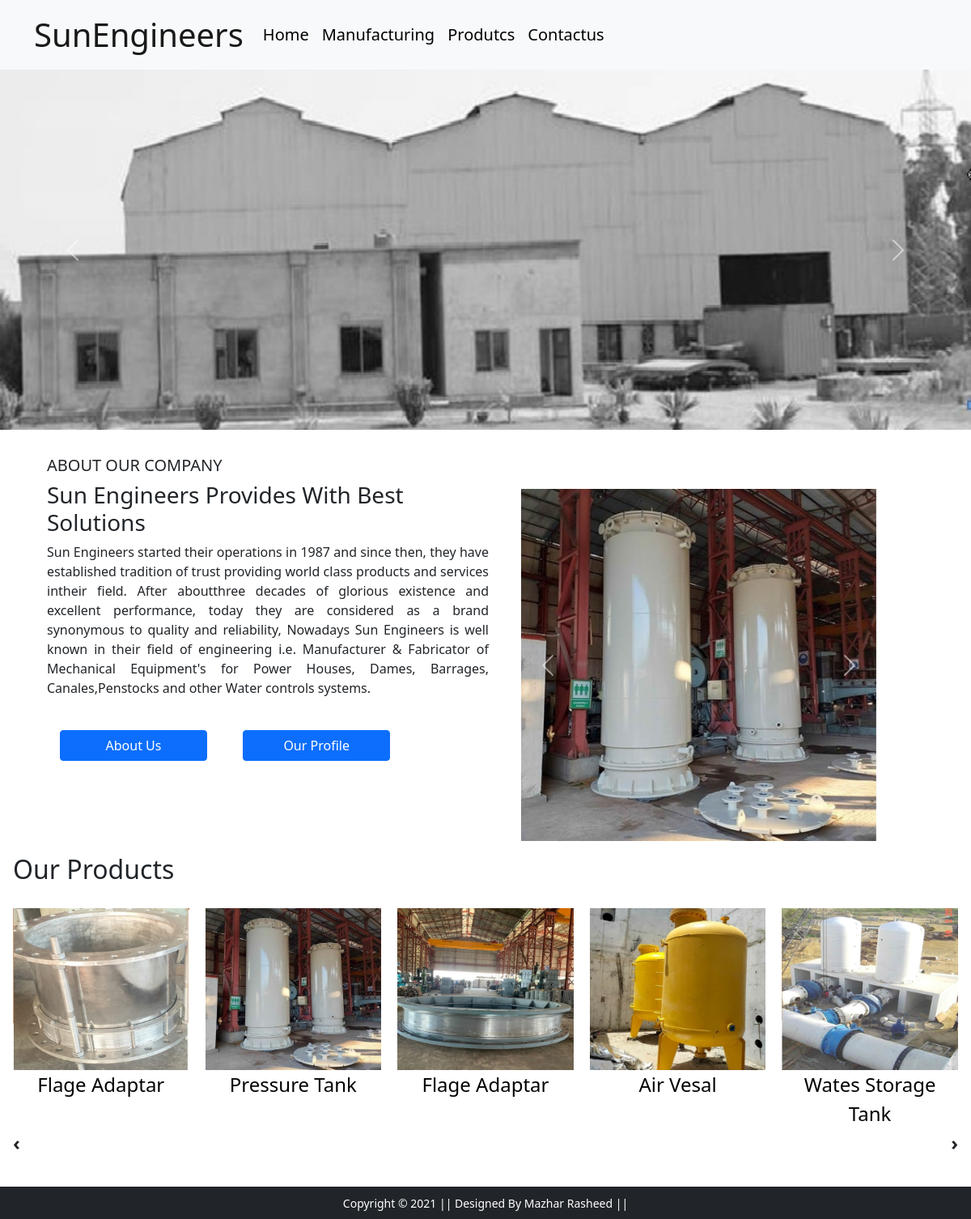
The page / on the database its author committed.
### home/models/products.py (models this page shows, shortened)
class Products(models.Model):
    id=models.AutoField(primary_key=True)
    product_name=models.CharField(max_length=50)
    pro_des=models.CharField(max_length=250 ,default="")
    pro_price=models.IntegerField(default=0)
    pro_img=models.ImageField(upload_to="uploaded/products/")
    category=models.ForeignKey(to=Category,on_delete=models.RESTRICT,)
    @staticmethod
    def get_all_produts():
        return Products.objects.all()

### home/views/home.py (the view)
# urls.py: path('',            Index.as_view(),                        name='homepage'),
class Index(View):
   def get(self,request):
      products=None
      categoryID=(request.GET.get('category'))
      if categoryID:
         products=Products.get_all_produts_by_categoryid(categoryID)
      else:
            products=Products.get_all_produts()
      data={'products':products}
      return render(request,"index.html",data)

### templates/index.html (shortened to what this page needs)
{% extends "base.html" %}
{% load static %}
{% block banner_slider %}
<div id="carouselExampleControls" class="carousel slide" data-bs-ride="carousel">
  <div class="carousel-inner">
    <div class="carousel-item active">
      <img src="{% static 'app/images/banner/b8.jpg' %}" class="d-block w-100" alt="...">
    </div>
  </div>
  <a class="carousel-control-prev" href="#carouselExampleControls" role="button" data-bs-slide="prev">
    <span class="carousel-control-prev-icon" aria-hidden="true"></span>
  </a>
  <a class="carousel-control-next" href="#carouselExampleControls" role="button" data-bs-slide="next">
    <span class="carousel-control-next-icon" aria-hidden="true"></span>
  </a>
</div>
{% endblock banner_slider %}
{% block profile %}
<div class="container mt-3">
  <div class="row">
    <div class="col-lg-6 m-3">
      <div class="list-group">
        <h5>ABOUT OUR COMPANY</h5>
        <h3>Sun Engineers Provides With Best Solutions</h3>
        <p style="text-align: justify;">
          Sun Engineers started their operations in 1987 and since
          then, they have established tradition of trust providing
          world class products and services intheir field. After
          aboutthree decades of glorious existence and excellent
          performance, today they are considered as a brand
          synonymous to quality and reliability, Nowadays Sun
          Engineers is well known in their field of engineering
          i.e. Manufacturer & Fabricator of Mechanical Equipment's
          for Power Houses, Dames, Barrages, Canales,Penstocks and
          other Water controls systems.
        </p>
        <div>
          <a href="/about/" class="btn btn-primary col-4 m-3"><span class="">About Us</span></a>
          <a href="{% static 'app/SunE Catalogue.pdf' %}" target="_blank" class="btn btn-primary col-4 m-4"><span
              class="">Our Profile </span> </a>
        </div>
      </div>
    </div>
    <div class="col-lg-5" style="margin:5% 0% 0% 0%">
      <div class="row mx-auto">
        <div class="list-group">
          <div id="carouselExampleControls" class="carousel slide" data-bs-ride="carousel">
            <div class="carousel-inner">
              <div class="carousel-item active">
                <img src="{% static 'app/images/product/16.jpg' %}" class="d-block w-100" alt="...">
              </div>
            </div>
            <a class="carousel-control-prev" href="#carouselExampleControls" role="button" data-bs-slide="prev">
              <span class="carousel-control-prev-icon" aria-hidden="true"></span>
            </a>
            <a class="carousel-control-next" href="#carouselExampleControls" role="button" data-bs-slide="next">
              <span class="carousel-control-next-icon" aria-hidden="true"></span>
            </a>
          </div>
        </div>
      </div>
    </div>
  </div>
</div>
{% endblock profile %}
{% block main-content %}
<div class="m-3">
  <h2>Our Products</h2>
  <div class="owl-carousel" id="slider1">
    {% if products %}
    {% for product in products %}
    <a style="color:black ;text-decoration:none;" href="/">
      <div class="item"><img src="{{product.pro_img.url}}" alt="" height="200px">
        <span style="color:black " class=""> {{product.product_name}}</span>
      </div>
    </a>
    {% endfor %}
    {% else %}
    <h3 class="alert alert-light border rounded">Curruntly No Item to Show</h3>
    {% endif %}
  </div>
</div>
{% endblock main-content %}

### static/app/css/style.css (style rules this page uses)
.owl-carousel .item { font-size: 24px; text-align: center; margin-top: 20px;; }

### rows shown on the page
Products: pro_img (picture), product_name "Flage Adaptar"
Products: pro_img (picture), product_name "Pressure Tank"
Products: pro_img (picture), product_name "Flage Adaptar"
Products: pro_img (picture), product_name "Air Vesal"
Products: pro_img (picture), product_name "Wates Storage Tank"
